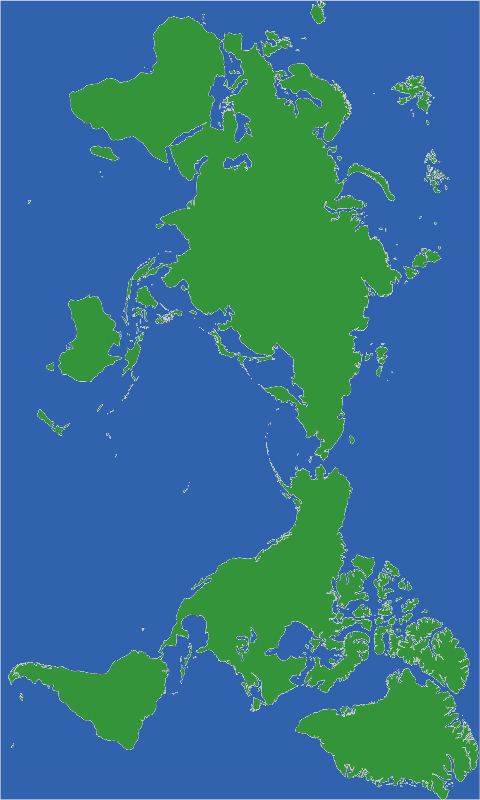
#> input picture python/single/image/world2.jpg, 480 x 800 px, given in place of subimage_1_4.jpg, which was not available
$ python single_compl.py
#> lines starting #> are read from the running program, lines starting #| are printed output that depends on the picture; after the words box and inside, x2 and y2 are one past the last pixel; in counts of white or black regions, pixels touching at a corner belong together; pictures that were not available may be replaced by others from this repository, and a replacement may not be noted
import cv2
import datetime
import random

#global変数
color = (0,0,0)
radius = 30
center = (430,60)
qcenter = (430,740)
utc = 350 #仮
flag = 1
singefile = 'world3.jpg'
#0->単体,1->全体

#rotate後
# center = (740,430)

# 重複のない乱数を発生させる関数
def rand_ints_nodup(a):
#> called with a = 16
  ns = []
  while len(ns) < a:
    n = random.randrange(a)
    if not n in ns:
      ns.append(n)
  return ns

# UTCを決める関数(複数)
def multi_utctime(n):
    if n == 0:
        return 0

    elif n == 1:
        return 3

    elif n == 2:
        return 6

    elif n == 3:
        return 9

    elif n == 4:
        return 12

    elif n == 5:
        return -9

    elif n == 6:
        return -6

    elif n == 7:
        return -3


# 枠を作る関数
def create_frame(filename,height,width,n1,n2,n3,n4):
    if n1 == False:
        cv2.line(filename, (0, 0), (0, height), (0, 0, 255), thickness=15, lineType=cv2.LINE_AA)

    if n2 == False:
        cv2.line(filename, (0, 0), (width, 0), (0, 0, 255), thickness=15, lineType=cv2.LINE_AA)

    if n3 == False:
        cv2.line(filename, (width, height), (width, 0), (0, 0, 255), thickness=15, lineType=cv2.LINE_AA)

    if n4 == False:
        cv2.line(filename, (width, height), (0, height), (0, 0, 255), thickness=15, lineType=cv2.LINE_AA)


# UTCを決める関数(単体)
# [75 lines left out: function mono_utctime, not called in this run]

#フルスクリーンにする関数
def imshow_fullscreen(winname):
    cv2.namedWindow(winname,cv2.WINDOW_NORMAL)
    cv2.setWindowProperty(winname,cv2.WND_PROP_FULLSCREEN,cv2.WINDOW_FULLSCREEN)

#座標の所得
# [23 lines left out: function click_pos, not called in this run]


def show_image(i):#i : integer, 0<=i<=15
    # iに応じて表示する
#> called with i = 12
    global utc,flag,singefile

    m1 = i%8
    m2 = i//8

    if flag == 0:
        utc = mono_utctime(350)
    else:
        utc = multi_utctime(m1)


    filename = "subimage_{0}_{1}.jpg".format(m2,m1)
    #print(filename)

    path = "image/"
    window_name = 'Image with time'

    img = cv2.imread(path+filename)
#> img is the input picture: shape (800, 480, 3); mean B, G, R 141.5, 115.2, 54
    #height, width = img.shape[:2]


    #フルスクリーンにする関数
    #imshow_fullscreen(window_name)

    height, width = img.shape[:2]
#> height = 800; width = 480


    while True:

        if(flag == 0):
            img = cv2.imread(path+singefile)

        else:
            img = cv2.imread(path+filename)


        n1 = False
        n2 = False
        n3 = False
        n4 = False


        # 現在時刻を取得
        # now = datetime.datetime.now()
        now= datetime.datetime.now(datetime.timezone(datetime.timedelta(hours=utc)))
        # 現在時刻を文字列に変換
        now_day = now.strftime('%Y/%m/%d ')
        now_time = now.strftime('%H:%M:%S')

        # 画像をコピーして新しい描画を行うための準備
        img_with_time = img.copy()

        # 画像に現在時刻を描画
        cv2.putText(img_with_time, now_day, (10, 35), cv2.FONT_HERSHEY_SIMPLEX, 1, (255, 255, 255), 2, cv2.LINE_AA)
        cv2.putText(img_with_time, now_time, (55, 400), cv2.FONT_HERSHEY_SIMPLEX, 2.5, (255, 255, 255), 6, cv2.LINE_AA)

        #画像に円を描画
        cv2.circle(img_with_time,center,radius,color,thickness=-1,lineType=cv2.LINE_AA)

        #画像に円2を描画
        cv2.circle(img_with_time,qcenter,radius,(0,0,255),thickness=-1,lineType=cv2.LINE_AA)
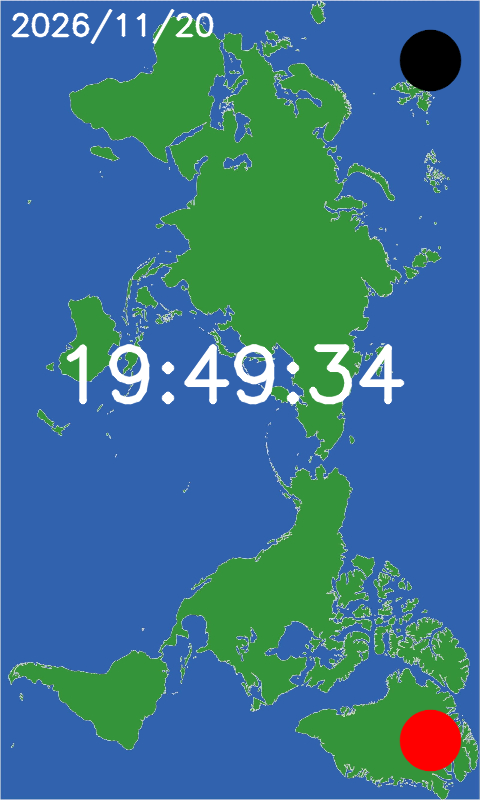
#> img_with_time: shape (800, 480, 3); mean B, G, R 142, 116.1, 59.2

        if now.second>=0 and now.second<30:
            n1 = True

        if now.second>=15 and now.second<45:
            n2 = True

        if now.second>=30 and now.second<60:
            n3 = True

        if now.second>=45 or now.second<15:
            n4 = True

        #全体機能の場合(フレームの作成)
        if(flag == 1):
            create_frame(img_with_time, height, width, n1, n2, n3, n4)
#> in create_frame, `cv2.line(filename, (0, 0), (0, height), (0, 0, 255), thickness=15, lin..`:
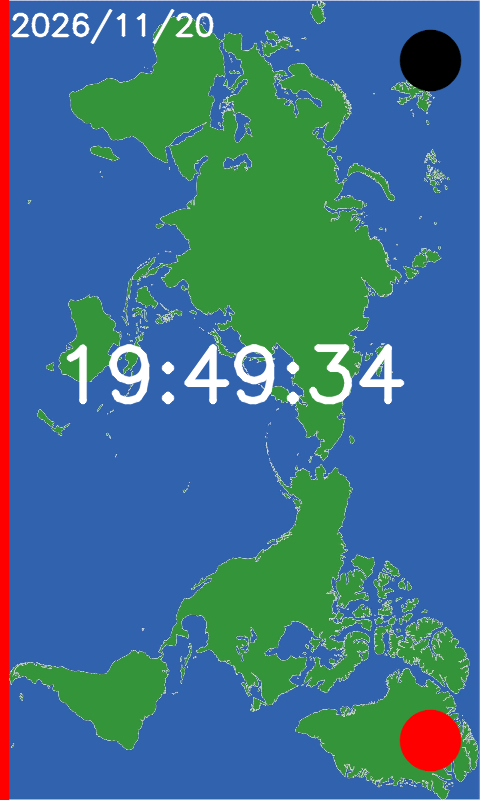
#> filename: shape (800, 480, 3); mean B, G, R 138.6, 114, 62.9
#> in create_frame, `cv2.line(filename, (width, height), (0, height), (0, 0, 255), thicknes..`:
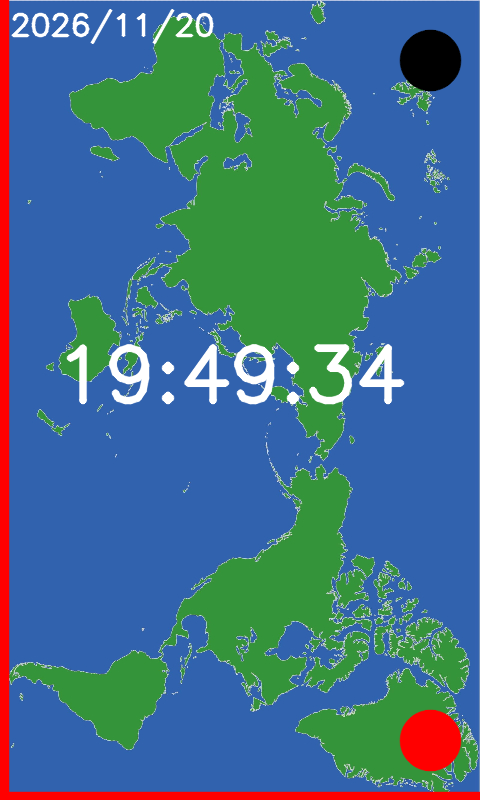
#> filename: shape (800, 480, 3); 1.1% of pixels changed, all inside (x1, y1, x2, y2) = (9, 791, 480, 800)

        #90°回転させる
        img_rotate = cv2.rotate(img_with_time,cv2.ROTATE_90_CLOCKWISE)
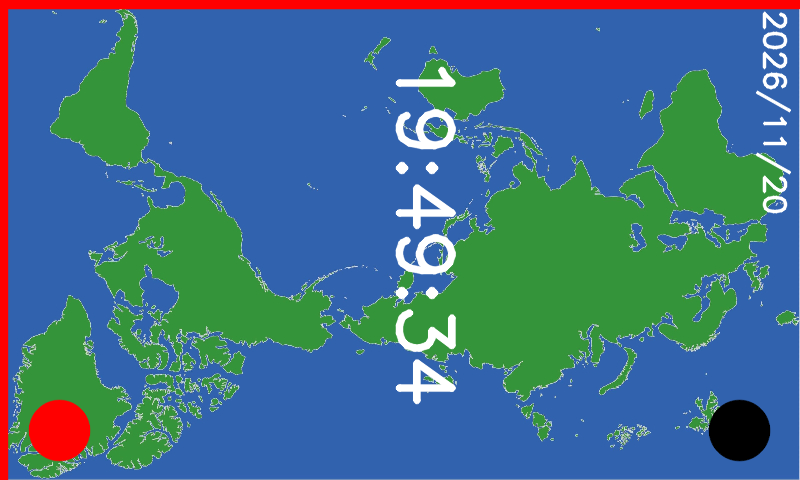
#> img_rotate: shape (480, 800, 3); mean B, G, R 136.8, 112.9, 64.9


        # 画像を表示
        cv2.setMouseCallback(window_name,click_pos,color)
        cv2.imshow(window_name, img_rotate)

        # 1秒ごとに更新
        key = cv2.waitKey(1000)
#> (key q is pressed here)


        # 'q'キーが押されたら終了
        if (key == ord('q') or flag == 3):
            cv2.destroyAllWindows(img)
            break


    return


def main():
    list = rand_ints_nodup(16)
    #print(list)

    show_image(list[0])


if __name__ == '__main__':
    main()

$ run again, on python/single/image/subimage_0_3.jpg
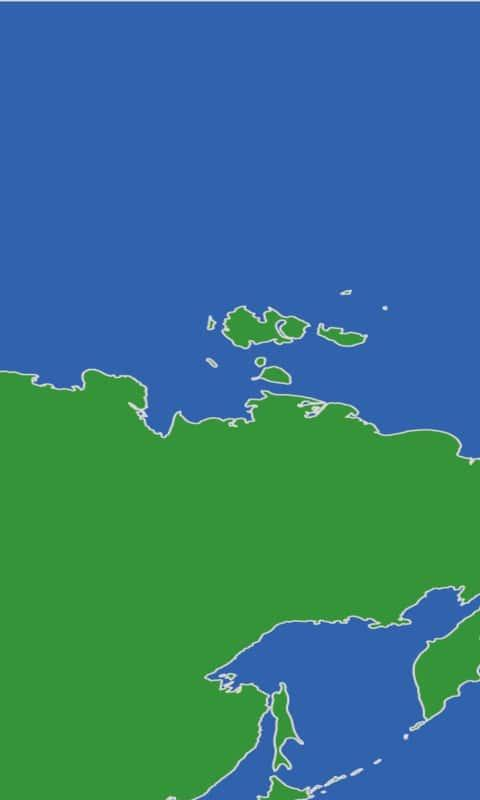
#> input picture python/single/image/subimage_0_3.jpg, 480 x 800 px, given in place of subimage_1_4.jpg, which was not available
#> in show_image, img is the input picture: shape (800, 480, 3); mean B, G, R 129.2, 119.6, 53.5
#> in create_frame, `cv2.line(filename, (width, height), (0, height), (0, 0, 255), thicknes..`:
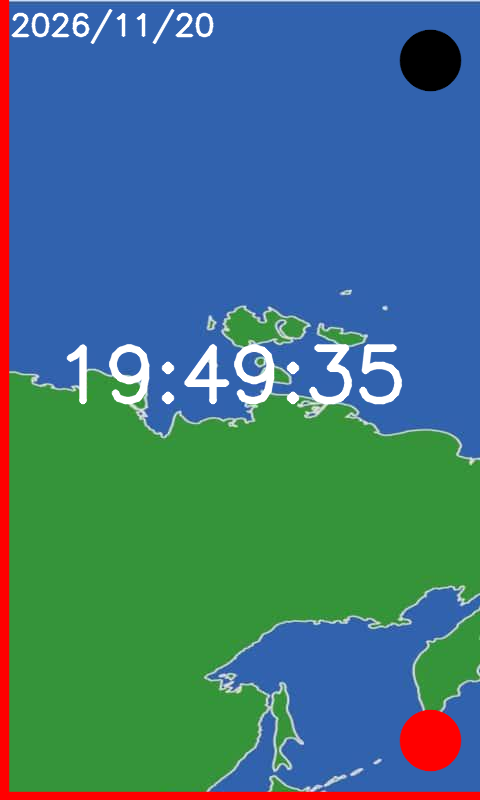
#> filename: shape (800, 480, 3); mean B, G, R 125, 117.3, 64.6
#> in show_image, `img_rotate = cv2.rotate(img_with_time,cv2.ROTATE_90_CLOCKWISE)`:
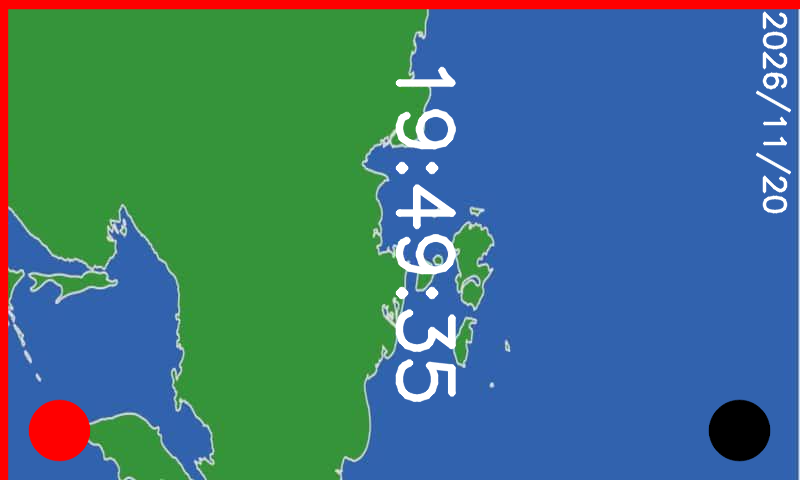
#> img_rotate: shape (480, 800, 3); mean B, G, R 125, 117.3, 64.6

$ run again, on python/single/image/subimage_0_4.jpg
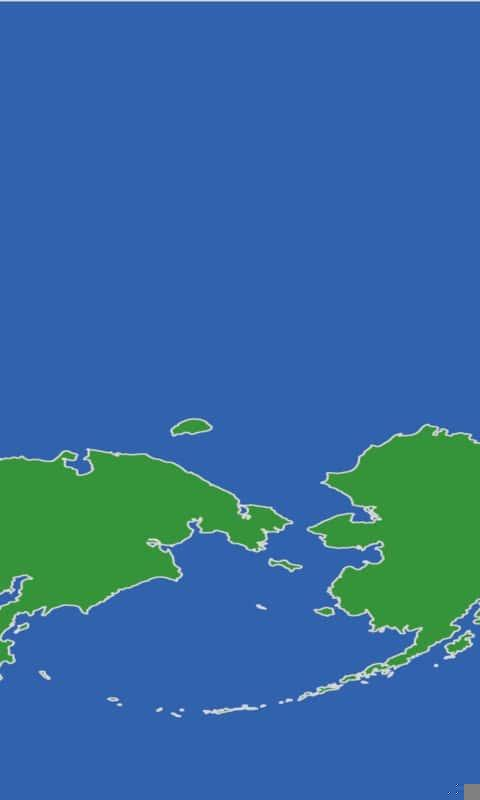
#> input picture python/single/image/subimage_0_4.jpg, 480 x 800 px, given in place of subimage_1_4.jpg, which was not available
#> in show_image, img is the input picture: shape (800, 480, 3); mean B, G, R 158.3, 107, 52.5
#> in create_frame, `cv2.line(filename, (width, height), (0, height), (0, 0, 255), thicknes..`:
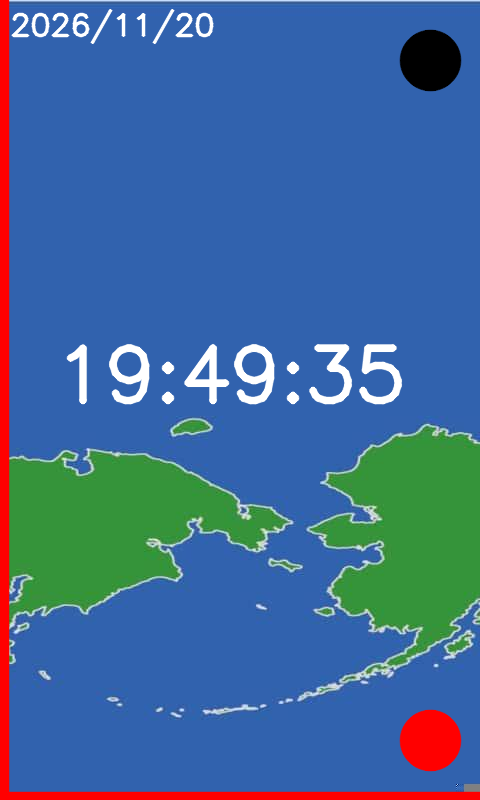
#> filename: shape (800, 480, 3); mean B, G, R 152.6, 105.6, 63.9
#> in show_image, `img_rotate = cv2.rotate(img_with_time,cv2.ROTATE_90_CLOCKWISE)`:
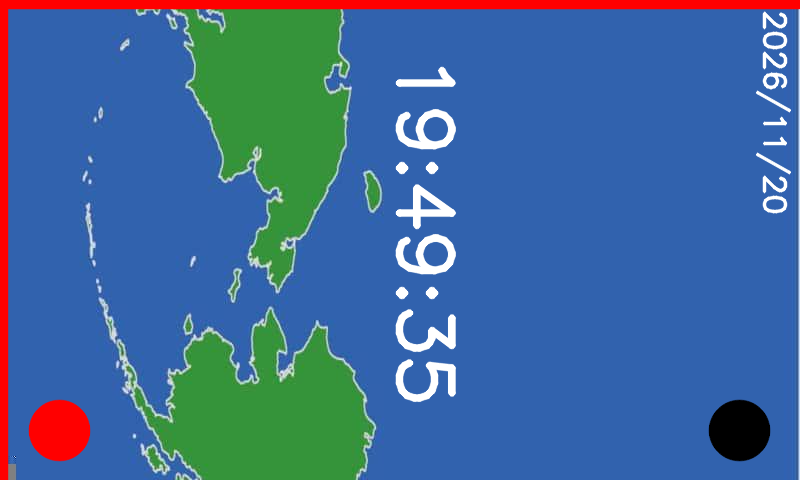
#> img_rotate: shape (480, 800, 3); mean B, G, R 152.6, 105.6, 63.9
